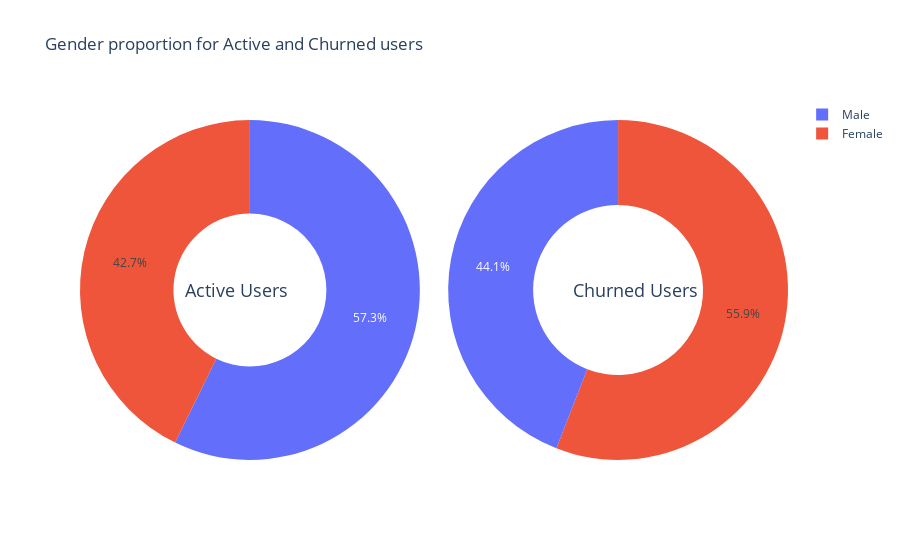

This figure's notebook cell:
### Code cell
enable_plotly_in_cell()
import plotly.graph_objs as go
from plotly.offline import iplot

labels_active = ['Male','Female']
values_active = [
    active_users[active_users['Gender']=='Male'].shape[0],
    active_users[active_users['Gender']=='Female'].shape[0],
                ]

trace_active = go.Pie(labels=labels_active, values=values_active, hole = .45, 
                      domain={"x": [0, .48]}, hoverinfo='label+percent+value')

labels_churned = ['Male','Female']
values_churned = [
    churned_users[churned_users['Gender']=='Male'].shape[0],
    churned_users[churned_users['Gender']=='Female'].shape[0],
                ]

trace_churned = go.Pie(labels=labels_churned, values=values_churned, hole = .5,
                       domain={"x": [0.52, 1]}, hoverinfo='label+percent+value')

layout={
    'title': 'Gender proportion for Active and Churned users',
    'annotations': [
        {'text': 'Active Users',                
         "x": 0.145, # Position of Text
         "y": 0.5,
         'showarrow':False,
         'font':{'size': 18}
        }, 
        {'text': 'Churned Users',
         "x": 0.875,
        "y": 0.5,
        'showarrow':False,
        'font':{'size': 18}
        }
    ]
}

fig = go.Figure(dict(data=[trace_active, trace_churned], layout=layout))
iplot(fig)

### Figure 1 — Plotly figure (JSON) as saved in the notebook; plotly's stock layout.template omitted (floating-point values rounded to 4 significant figures)
{"data": [{"domain": {"x": [0, 0.48]}, "hole": 0.45, "hoverinfo": "label+percent+value", "labels": ["Male", "Female"], "type": "pie", "values": [4559, 3404]}, {"domain": {"x": [0.52, 1]}, "hole": 0.5, "hoverinfo": "label+percent+value", "labels": ["Male", "Female"], "type": "pie", "values": [898, 1139]}], "layout": {"annotations": [{"font": {"size": 18}, "showarrow": false, "text": "Active Users", "x": 0.145, "y": 0.5}, {"font": {"size": 18}, "showarrow": false, "text": "Churned Users", "x": 0.875, "y": 0.5}], "title": {"text": "Gender proportion for Active and Churned users"}}}
